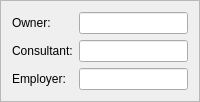
      <widget class="QFrame" name="frame_5">
       <property name="maximumSize">
        <size>
         <width>300</width>
         <height>16777215</height>
        </size>
       </property>
       <property name="frameShape">
        <enum>QFrame::StyledPanel</enum>
       </property>
       <property name="frameShadow">
        <enum>QFrame::Plain</enum>
       </property>
       <property name="lineWidth">
        <number>1</number>
       </property>
       <property name="midLineWidth">
        <number>0</number>
       </property>
       <layout class="QGridLayout" name="gridLayout_4">
        <item row="1" column="0">
         <widget class="QLabel" name="label_2">
          <property name="maximumSize">
           <size>
            <width>100</width>
            <height>16777215</height>
           </size>
          </property>
          <property name="styleSheet">
           <string notr="true"/>
          </property>
          <property name="text">
           <string>Consultant:</string>
          </property>
         </widget>
        </item>
        <item row="0" column="0">
         <widget class="QLabel" name="label">
          <property name="maximumSize">
           <size>
            <width>100</width>
            <height>16777215</height>
           </size>
          </property>
          <property name="styleSheet">
           <string notr="true"/>
          </property>
          <property name="text">
           <string>Owner:</string>
          </property>
         </widget>
        </item>
        <item row="2" column="0">
         <widget class="QLabel" name="label_3">
          <property name="maximumSize">
           <size>
            <width>100</width>
            <height>16777215</height>
           </size>
          </property>
          <property name="styleSheet">
           <string notr="true"/>
          </property>
          <property name="text">
           <string>Employer:</string>
          </property>
         </widget>
        </item>
        <item row="2" column="1">
         <widget class="QLineEdit" name="employer_name">
          <property name="maximumSize">
           <size>
            <width>200</width>
            <height>16777215</height>
           </size>
          </property>
          <property name="text">
           <string/>
          </property>
          <property name="alignment">
           <set>Qt::AlignCenter</set>
          </property>
          <property name="placeholderText">
           <string/>
          </property>
         </widget>
        </item>
        <item row="1" column="1">
         <widget class="QLineEdit" name="consultant_name">
          <property name="maximumSize">
           <size>
            <width>200</width>
            <height>16777215</height>
           </size>
          </property>
          <property name="text">
           <string/>
          </property>
          <property name="alignment">
           <set>Qt::AlignCenter</set>
          </property>
          <property name="placeholderText">
           <string/>
          </property>
         </widget>
        </item>
        <item row="0" column="1">
         <widget class="QLineEdit" name="owner_name">
          <property name="maximumSize">
           <size>
            <width>200</width>
            <height>16777215</height>
           </size>
          </property>
          <property name="text">
           <string/>
          </property>
          <property name="alignment">
           <set>Qt::AlignCenter</set>
          </property>
          <property name="placeholderText">
           <string/>
          </property>
         </widget>
        </item>
       </layout>
      </widget>
